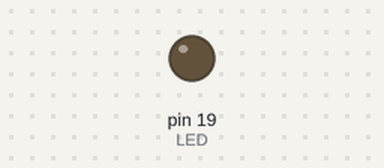
Bench run of a program on a simulated Raspberry Pi (header pin numbers). Shown: output pins drawn as LEDs (lit = HIGH).

Above: at 0.05 s.
At 8.55 s:
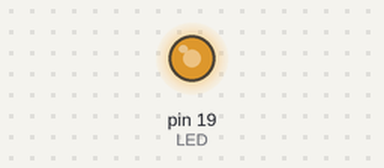
At 9.95 s:
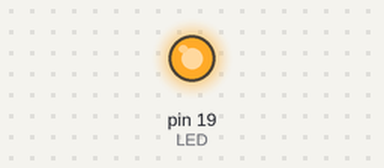
At 11.45 s:
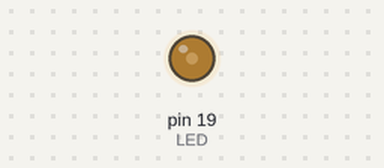
Timing chart, 0 to 24.7 s (numbered marks = the images above):
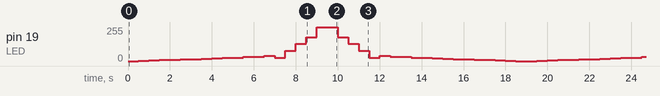

The program:

04_LED_PWM.py
```python
import RPi.GPIO as GPIO
import time

GPIO.setmode(GPIO.BOARD)

LED= 19
dc= [0,1,2,3,4,5,6,7,8,9,10,12,13,15,10,30,50,70,100]

GPIO.setup(LED,GPIO.OUT)

p= GPIO.PWM(LED,100) #100Hz
p.start(0)           #dutycycle = 0

try:
    while True:
        for val in dc:
            p.ChangeDutyCycle(val)
            time.sleep(0.5)
        dc.reverse()

except KeyboardInterrupt:
    p.stop()

finally:
    print("Cleanup")
    GPIO.Cleanup()
```
